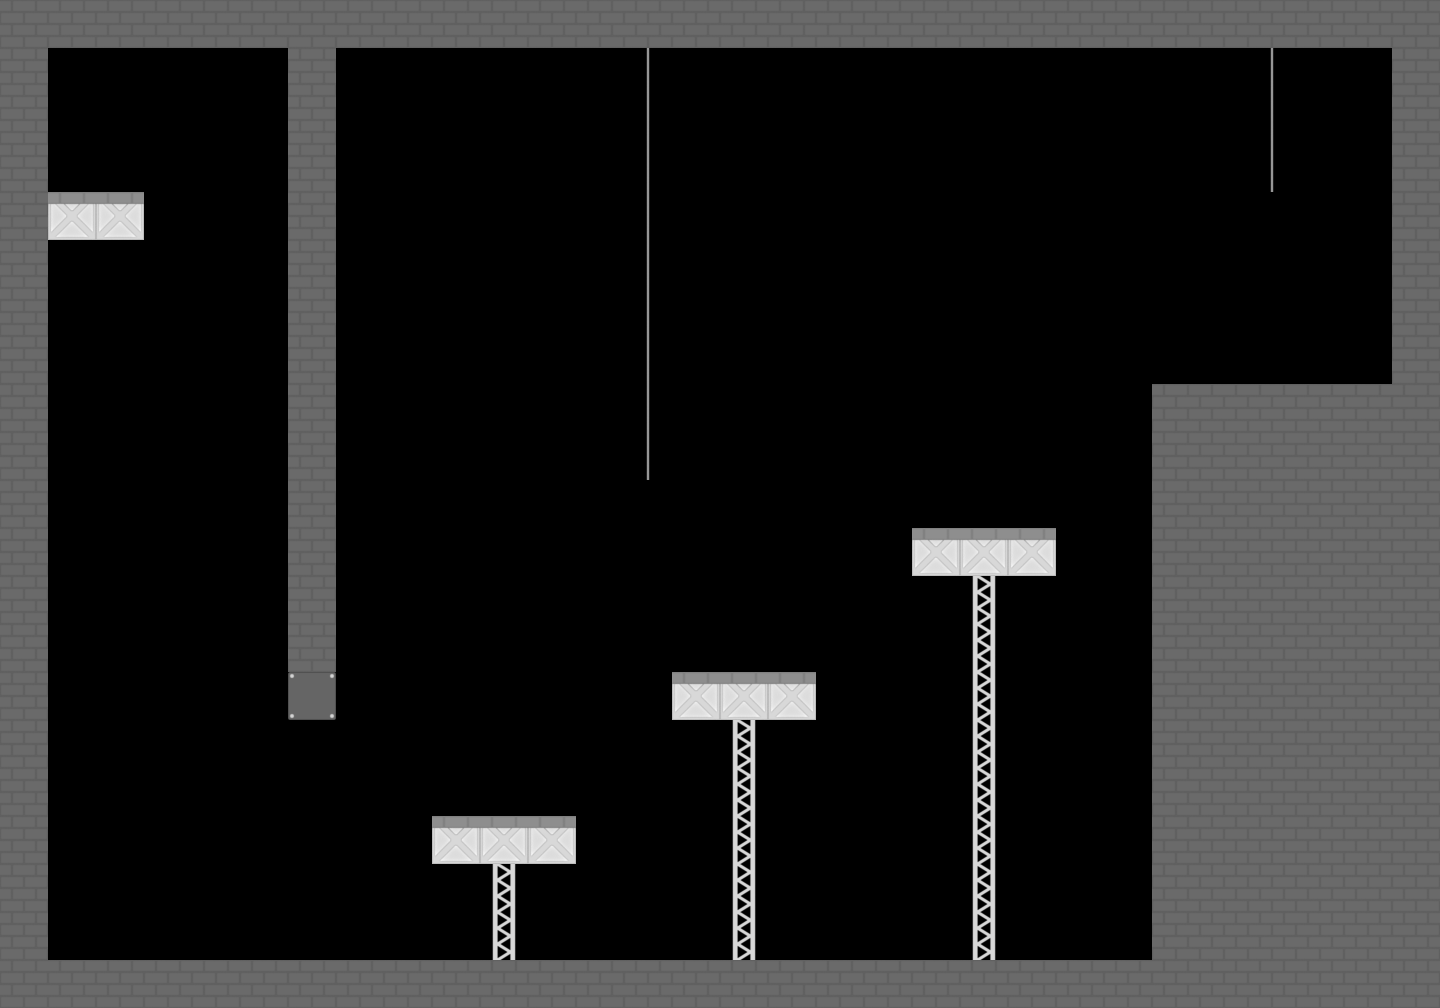

The image is a tile-based game level rendered from a .tmx file. Its description and complete source (layers, tilesets, objects, tile grids) follow:
An orthogonal 30x21 tile map with 48x48 px tiles, 1 tile layer (Tile Layer 1), 2 tilesets.

<map version="1.0" tiledversion="1.1.5" orientation="orthogonal" renderorder="right-down" width="30" height="21" tilewidth="48" tileheight="48" infinite="0" nextobjectid="1">
 <tileset firstgid="1" source="diffuse.tsx" />
 <tileset firstgid="12" source="normal.tsx" />
 <layer name="Tile Layer 1" width="30" height="21">
  <data encoding="csv">
1,1,1,1,1,1,1,1,1,1,1,1,1,1,1,1,1,1,1,1,1,1,1,1,1,1,1,1,1,1,
1,0,0,0,0,0,1,0,0,0,0,0,0,9,0,0,0,0,0,0,0,0,0,0,0,0,9,0,0,1,
1,0,0,0,0,0,1,0,0,0,0,0,0,9,0,0,0,0,0,0,0,0,0,0,0,0,9,0,0,1,
1,0,0,0,0,0,1,0,0,0,0,0,0,9,0,0,0,0,0,0,0,0,0,0,0,0,9,0,0,1,
1,4,4,0,0,0,1,0,0,0,0,0,0,9,0,0,0,0,0,0,0,0,0,0,0,0,0,0,0,1,
1,0,0,0,0,0,1,0,0,0,0,0,0,9,0,0,0,0,0,0,0,0,0,0,0,0,0,0,0,1,
1,0,0,0,0,0,1,0,0,0,0,0,0,9,0,0,0,0,0,0,0,0,0,0,0,0,0,0,0,1,
1,0,0,0,0,0,1,0,0,0,0,0,0,9,0,0,0,0,0,0,0,0,0,0,0,0,0,0,0,1,
1,0,0,0,0,0,1,0,0,0,0,0,0,9,0,0,0,0,0,0,0,0,0,0,1,1,1,1,1,1,
1,0,0,0,0,0,1,0,0,0,0,0,0,9,0,0,0,0,0,0,0,0,0,0,1,1,1,1,1,1,
1,0,0,0,0,0,1,0,0,0,0,0,0,0,0,0,0,0,0,0,0,0,0,0,1,1,1,1,1,1,
1,0,0,0,0,0,1,0,0,0,0,0,0,0,0,0,0,0,0,4,4,4,0,0,1,1,1,1,1,1,
1,0,0,0,0,0,1,0,0,0,0,0,0,0,0,0,0,0,0,0,6,0,0,0,1,1,1,1,1,1,
1,0,0,0,0,0,1,0,0,0,0,0,0,0,0,0,0,0,0,0,6,0,0,0,1,1,1,1,1,1,
1,0,0,0,0,0,5,0,0,0,0,0,0,0,4,4,4,0,0,0,6,0,0,0,1,1,1,1,1,1,
1,0,0,0,0,0,0,0,0,0,0,0,0,0,0,6,0,0,0,0,6,0,0,0,1,1,1,1,1,1,
1,0,0,0,0,0,0,0,0,0,0,0,0,0,0,6,0,0,0,0,6,0,0,0,1,1,1,1,1,1,
1,0,0,0,0,0,0,0,0,4,4,4,0,0,0,6,0,0,0,0,6,0,0,0,1,1,1,1,1,1,
1,0,0,0,0,0,0,0,0,0,6,0,0,0,0,6,0,0,0,0,6,0,0,0,1,1,1,1,1,1,
1,0,0,0,0,0,0,0,0,0,6,0,0,0,0,6,0,0,0,0,6,0,0,0,1,1,1,1,1,1,
1,1,1,1,1,1,1,1,1,1,1,1,1,1,1,1,1,1,1,1,1,1,1,1,1,1,1,1,1,1
</data>
 </layer>
</map>
